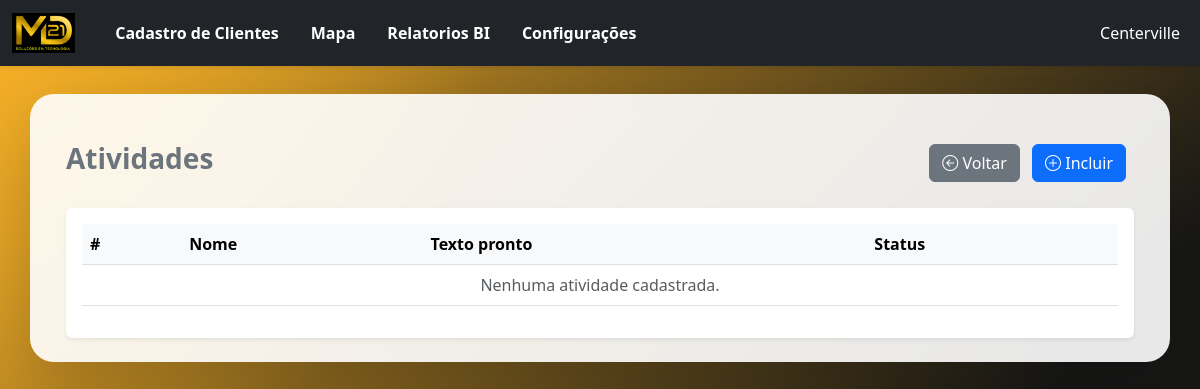
Page /configuracoes/atividades/ (signed in) on the earlier database version.
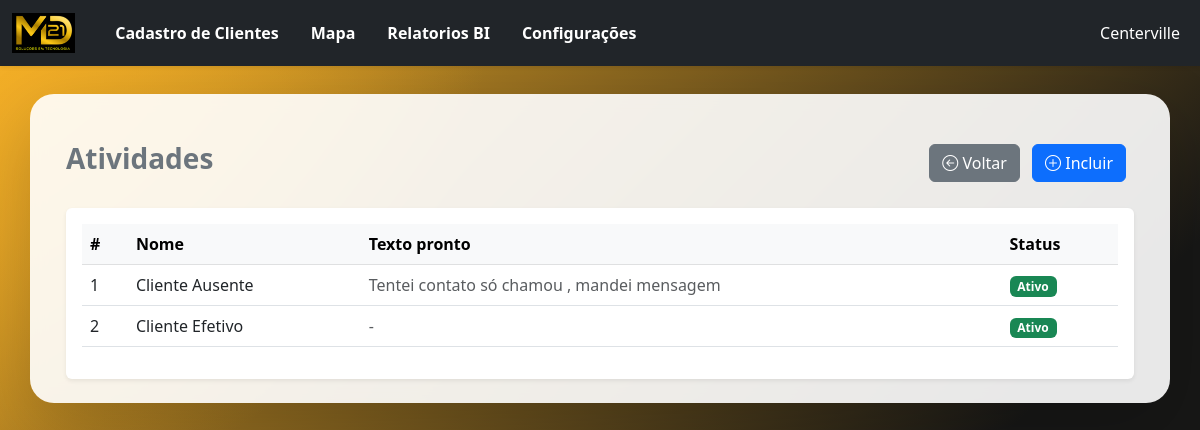
Same page on the later database version.
### core/models.py (models this page shows, shortened)
class TipoAtividade(models.Model):
    nome = models.CharField(max_length=100, unique=True)
    texto_pronto = models.TextField(blank=True, default="")
    ativo = models.BooleanField(default=True)
    class Meta:
        ordering = ["nome"]

### core/views.py (the view)
# urls.py: path("configuracoes/atividades/", views.tipoatividade_list, name="tipoatividade_list"),
def tipoatividade_list(request):
    atividades = TipoAtividade.objects.all().order_by("nome")
    return render(request, "tipoatividade_list.html", {"atividades": atividades})

### core/templates/tipoatividade_list.html (shortened to what this page needs)
{% extends "base.html" %}
{% load static %}
{% block content %}
<div class="container mt-4">
    <div class="d-flex justify-content-between align-items-center mb-4">
        <h3 class="fw-bold text-secondary">Atividades</h3>
        <div>
            <a href="{% url 'configuracoes' %}" class="btn btn-secondary me-2">
                <i class="bi bi-arrow-left-circle"></i> Voltar
            </a>
            <a href="{% url 'tipoatividade_novo' %}" class="btn btn-primary me-2">
                <i class="bi bi-plus-circle"></i> Incluir
            </a>
        </div>
    </div>
    <div class="table-responsive shadow-sm bg-white p-3 rounded">
        <table class="table table-hover">
            <thead class="table-light">
                <tr>
                    <th>#</th>
                    <th>Nome</th>
                    <th>Texto pronto</th>
                    <th>Status</th>
                </tr>
            </thead>
            <tbody>
                {% for atividade in atividades %}
                <tr class="linha-atividade" data-id="{{ atividade.id }}">
                    <td>{{ forloop.counter }}</td>
                    <td>{{ atividade.nome }}</td>
                    <td class="text-muted">{{ atividade.texto_pronto|truncatechars:120|default:"-" }}</td>
                    <td>
                        {% if atividade.ativo %}
                            <span class="badge bg-success">Ativo</span>
                        {% else %}
                            <span class="badge bg-secondary">Inativo</span>
                        {% endif %}
                    </td>
                </tr>
                {% empty %}
                <tr>
                    <td colspan="4" class="text-center text-muted">
                        Nenhuma atividade cadastrada.
                    </td>
                </tr>
                {% endfor %}
            </tbody>
        </table>
    </div>
</div>
{% endblock %}

Differences in the rows shown:
added TipoAtividade: nome "Cliente Ausente", texto_pronto "Tentei contato só chamou , mandei mensagem", ativo "Ativo"
added TipoAtividade: nome "Cliente Efetivo", texto_pronto "-", ativo "Ativo"
Other differences:
text no longer shown: "Nenhuma atividade cadastrada."
